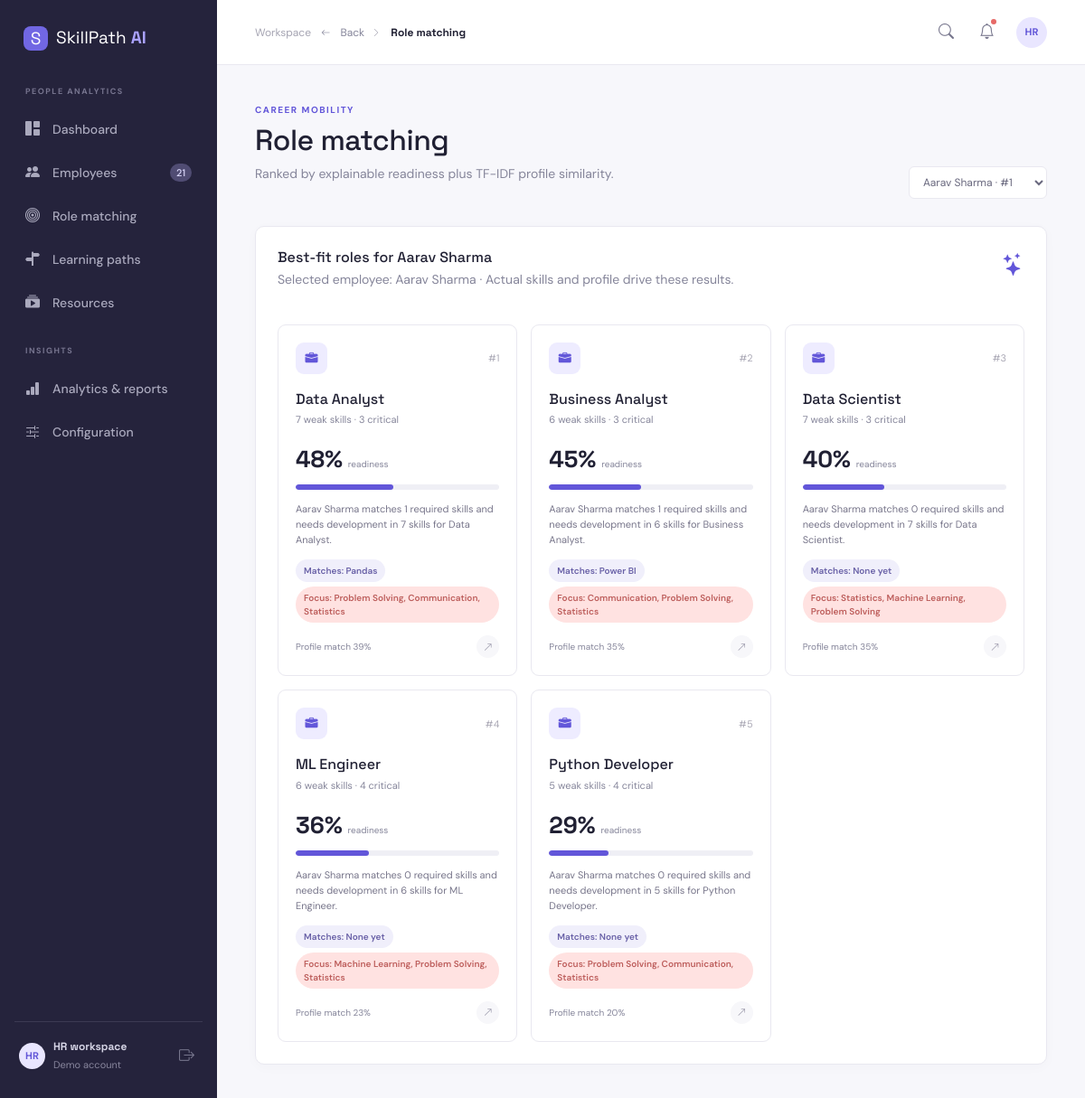
Page /matching on the committed database.
### tables this page shows
CREATE TABLE employees (id INTEGER PRIMARY KEY AUTOINCREMENT, name TEXT NOT NULL, email TEXT NOT NULL UNIQUE, department TEXT NOT NULL, experience INTEGER NOT NULL DEFAULT 1, profile TEXT DEFAULT '', created_at TEXT DEFAULT CURRENT_TIMESTAMP, current_role TEXT DEFAULT '');

CREATE TABLE roles (id INTEGER PRIMARY KEY AUTOINCREMENT, name TEXT NOT NULL UNIQUE, description TEXT DEFAULT '');

### app.py (the view)
@app.route("/matching", defaults={"employee_id": None})
@app.route("/matching/<int:employee_id>")
def matching_page(employee_id):
    employees = rows("SELECT * FROM employees ORDER BY name")
    employee_id = int(request.args.get("employee_id", employee_id or (employees[0]["id"] if employees else 0)))
    selected = row("SELECT * FROM employees WHERE id=?", (employee_id,)) if employee_id else None
    return render_template("matching.html", employees=employees, employee=selected, matches=match_roles(employee_id) if selected else [])

### app.py (called while the page is built)
@app.context_processor
def inject_globals():
    return {"nav_employee_count": row("SELECT COUNT(*) AS count FROM employees")["count"], "notifications": notifications_data()}

### database.py (called while the page is built)
def connect():
    DB_PATH.parent.mkdir(exist_ok=True)
    connection = sqlite3.connect(DB_PATH)
    connection.row_factory = sqlite3.Row
    connection.execute("PRAGMA foreign_keys = ON")
    return connection

def rows(query, params=()):
    db = connect()
    result = [dict(row) for row in db.execute(query, params).fetchall()]
    db.close()
    return result

def row(query, params=()):
    db = connect()
    result = db.execute(query, params).fetchone()
    db.close()
    return dict(result) if result else None

### services/analysis.py (called while the page is built)
def employee_skills(employee_id):
    return {item["name"]: item["proficiency"] for item in rows("SELECT s.name, es.proficiency FROM employee_skills es JOIN skills s ON s.id = es.skill_id WHERE es.employee_id = ?", (employee_id,))}

def role_skills(role_id):
    return rows("SELECT s.name, rs.required_level FROM role_skills rs JOIN skills s ON s.id = rs.skill_id WHERE rs.role_id = ? ORDER BY rs.required_level DESC", (role_id,))

def gap_status(gap):
    if gap <= 0: return "Ready"
    if gap <= 20: return "Low Gap"
    if gap <= 40: return "Medium Gap"
    return "Critical Gap"

### templates/matching.html
{% extends 'base.html' %}{% block title %}Role matching{% endblock %}{% block content %}<div class="page-heading"><div><span class="eyebrow">CAREER MOBILITY</span><h1>Role matching</h1><p class="muted">Ranked by explainable readiness plus TF-IDF profile similarity.</p></div><form><select name="employee_id" class="role-select" onchange="this.form.submit()">{% for item in employees %}<option value="{{ item.id }}" {{ 'selected' if employee and item.id == employee.id }}>{{ item.name }} · #{{ item.id }}</option>{% endfor %}</select></form></div>{% if employee %}<div class="panel"><div class="panel-header"><div><h3>Best-fit roles for {{ employee.name }}</h3><p class="muted">Selected employee: {{ employee.name }} · Actual skills and profile drive these results.</p></div><i class="bi bi-stars panel-spark"></i></div><div class="role-grid">{% for match in matches %}<div class="role-card"><div class="role-card-top"><span class="role-icon"><i class="bi bi-briefcase-fill"></i></span><span class="rank">#{{ loop.index }}</span></div><h3>{{ match.name }}</h3><p class="muted">{{ match.gap_count }} weak skills · {{ match.critical }} critical</p><div class="role-score"><strong>{{ match.readiness }}%</strong><span>readiness</span></div><div class="progress"><span style="width:{{ match.readiness }}%"></span></div><p class="role-explanation">{{ match.explanation }}</p><div class="skill-chips"><span class="tag">Matches: {{ match.matching_skills|join(', ') or 'None yet' }}</span><span class="status critical-gap">Focus: {{ match.weak_skills[:3]|join(', ') or 'None' }}</span></div><div class="role-footer"><span>Profile match {{ match.similarity }}%</span><a href="{{ url_for('analysis_page', employee_id=employee.id) }}" class="row-arrow"><i class="bi bi-arrow-up-right"></i></a></div></div>{% endfor %}</div></div>{% else %}<div class="panel muted">No employees are available yet.</div>{% endif %}{% endblock %}

### static/css/style.css (style rules this page uses)
.role-explanation { font-size:11px;color:#77758a;margin:13px 0 }
.skill-chips { display:flex;flex-direction:column;align-items:flex-start;gap:5px }
:root { --ink:#202033;--muted:#85859a;--line:#e9e8f0;--surface:#fff;--bg:#f7f7fb;--primary:#6256d9;--primary-dark:#4d42bd;--purple-soft:#eeecff;--green:#35ad8b;--orange:#f2a13a;--red:#e66a68 }
* { box-sizing:border-box }
body { margin:0;background:var(--bg);color:var(--ink);font-family:'DM Sans',sans-serif;font-size:14px }
h1,h2,h3,strong,.brand { font-family:'Space Grotesk',sans-serif }
h1 { font-size:32px;letter-spacing:-.5px;margin:5px 0 8px }
h3 { font-size:16px;margin:0 }
p { line-height:1.55 }
.muted { color:var(--muted) }
.eyebrow { display:inline-block;font-size:10px;font-weight:700;letter-spacing:1.5px;color:var(--primary) }
.page-heading,.profile-hero { display:flex;justify-content:space-between;align-items:flex-end;margin-bottom:30px }
.metric-card,.panel { background:var(--surface);border:1px solid var(--line);border-radius:10px;box-shadow:0 3px 14px rgba(38,36,78,.025) }
.panel { padding:24px }
.panel-header { display:flex;justify-content:space-between;align-items:flex-start;margin-bottom:22px }
.panel-header h3 { margin-bottom:5px }
.panel-spark { font-size:25px;color:var(--primary) }
.select-btn,.role-select,.filter-btn { border:1px solid var(--line);background:#fff;border-radius:6px;padding:8px 11px;color:#69687e;font-size:12px }
.progress { height:6px;background:#efeff5;border-radius:20px }
.progress span { height:100%;display:block;background:var(--primary);border-radius:20px }
.readiness-pill,.status,.tag,.soft-badge,.priority,.gap-badge { display:inline-block;border-radius:20px;padding:5px 9px;font-size:10px;font-weight:600 }
.tag { background:#f0effb;color:#6961a7 }
.row-arrow { color:#9896a9;background:#f7f7fa;border-radius:50%;width:25px;height:25px;display:grid;place-items:center;text-decoration:none }
.search-box input,input,select,textarea { border:1px solid var(--line);border-radius:6px;background:#fff;padding:10px 12px;width:100%;font:inherit;color:var(--ink);outline:none }
.status.critical-gap { background:#ffe2e1;color:#bd5e5c }
.role-grid { display:grid;grid-template-columns:repeat(3,1fr);gap:15px }
.role-card,.resource-card { border:1px solid var(--line);border-radius:9px;padding:19px }
.role-card-top,.resource-card-head,.role-footer,.resource-meta { display:flex;justify-content:space-between;align-items:center }
.role-icon,.resource-icon { width:35px;height:35px;border-radius:9px;background:var(--purple-soft);color:var(--primary);display:grid;place-items:center }
.rank { font-size:11px;color:#aaa8b5 }
.role-card h3 { margin:18px 0 5px }
.role-card p { font-size:11px }
.role-score { display:flex;align-items:baseline;gap:6px;margin:16px 0 8px }
.role-score strong { font-size:26px }
.role-score span,.role-footer { font-size:10px;color:var(--muted) }
.role-footer { margin-top:14px }

### rows in the picture
employees: name "Aarav Sharma"
roles: name "Data Analyst", gap_count "7", critical "3", readiness "48", explanation "Aarav Sharma matches 1 required skills and needs development in 7 skills for Data Analyst.", matching_skills "Pandas", weak_skills "Problem Solving, Communication, Statistics", similarity "39"
roles: name "Business Analyst", gap_count "6", critical "3", readiness "45", explanation "Aarav Sharma matches 1 required skills and needs development in 6 skills for Business Analyst.", matching_skills "Power BI", weak_skills "Communication, Problem Solving, Statistics", similarity "35"
roles: name "Data Scientist", gap_count "7", critical "3", readiness "40", explanation "Aarav Sharma matches 0 required skills and needs development in 7 skills for Data Scientist.", matching_skills "None yet", weak_skills "Statistics, Machine Learning, Problem Solving", similarity "35"
roles: name "ML Engineer", gap_count "6", critical "4", readiness "36", explanation "Aarav Sharma matches 0 required skills and needs development in 6 skills for ML Engineer.", matching_skills "None yet", weak_skills "Machine Learning, Problem Solving, Statistics", similarity "23"
roles: name "Python Developer", gap_count "5", critical "4", readiness "29", explanation "Aarav Sharma matches 0 required skills and needs development in 5 skills for Python Developer.", matching_skills "None yet", weak_skills "Problem Solving, Communication, Statistics", similarity "20"

### other values in the picture
{{ nav_employee_count }} "21"
form field employee_id "Aarav Sharma · #1"
